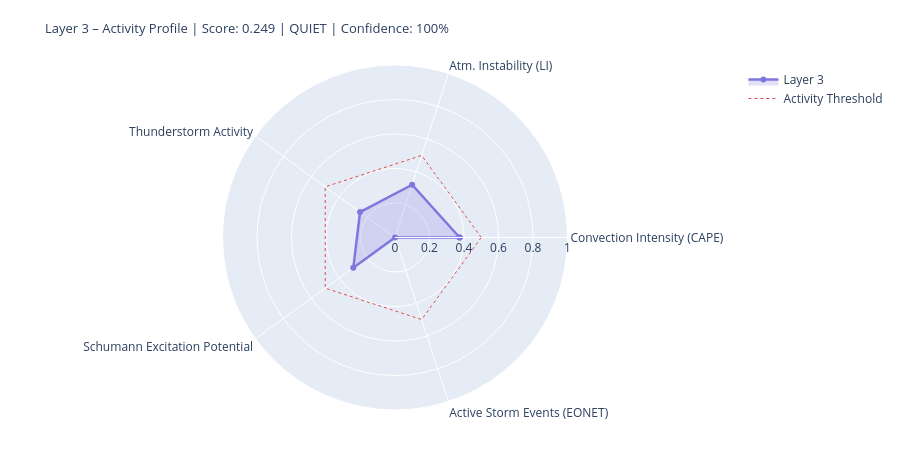

This figure's notebook cell:
### Markdown cell above
---
## 4. State Assessment & Handoff to Layer 4/5

### Code cell
# ============================================================
# LAYER-3-SCORE
# Five dynamic components
# ============================================================

def norm(v, lo, hi):
    if v is None or (isinstance(v, float) and math.isnan(v)): return None
    return round(max(0.0, min(1.0, (v - lo) / (hi - lo))), 4)

# --- 1) Convection intensity (global CAPE mean) ---
cape_mean = df_atm['cape'].dropna().mean() if not df_atm.empty else None
conv_score = norm(cape_mean, 0, 3000)
conv_src   = 'primary' if cape_mean is not None else 'missing'

# --- 2) Atmospheric instability (LI mean) ---
li_mean   = df_atm['li'].dropna().mean() if not df_atm.empty else None
# Negative LI = unstable → higher score
instab_score = norm(-li_mean if li_mean is not None else None, -6, 6)
instab_src   = 'primary' if li_mean is not None else 'missing'

# --- 3) Thunderstorm activity (mean thunder score + WMO count) ---
thunder_mean = df_atm['thunder_score'].mean() if not df_atm.empty else None
n_thunder    = int(df_atm['thunderstorm'].sum()) if not df_atm.empty else 0
thunder_score_val = norm(
    (thunder_mean or 0) * 0.7 + n_thunder * 0.1, 0, 1.0
) if thunder_mean is not None else None
thunder_src = 'primary'

# --- 4) Schumann excitation potential (weighted Schumann contribution) ---
schumann_pot = df_atm['schumann_contribution'].mean() if not df_atm.empty else None
# Boosted by Layer-2 thunderstorm trigger
if schumann_pot is not None and l2_thunder:
    schumann_pot = min(1.0, schumann_pot * 1.2)
schumann_score = norm(schumann_pot, 0, 1.0) if schumann_pot is not None else None
schumann_src   = 'derived'

# --- 5) Storm activity (NASA EONET) ---
# Distinction: None = data not loaded, 0.0 = loaded but no events
storm_score = None
storm_src   = 'missing'
if raw.get('storms') is not None:          # API reached successfully
    storm_score = norm(len(storm_events), 0, 30) if storm_events else 0.0
    storm_src   = 'primary'

# X-Ray and Kp: context only, not in dynamic score
# (X-Ray = Layer-0/4 driver; Kp = geomagnetic index, not a lightning proxy)
xray_context = None
if raw.get('xray'):
    df_xc = pd.DataFrame(raw['xray'])
    fc = next((c for c in df_xc.columns
               if any(k in c.lower() for k in ['flux','long']) and 'time' not in c.lower()),
              df_xc.columns[1])
    df_xc[fc] = pd.to_numeric(df_xc[fc], errors='coerce')
    xray_last = df_xc[fc].dropna().iloc[-1] if not df_xc[fc].dropna().empty else None
    if xray_last:
        xray_class = ('X' if xray_last>=1e-4 else 'M' if xray_last>=1e-5
                      else 'C' if xray_last>=1e-6 else 'B')
        xray_context = {'flux': float(xray_last), 'class': xray_class}
        print(f'X-Ray context: {xray_class}-class ({xray_last:.2e} W/m²)')

# --- Aggregate ---
COMPONENTS = {
    'Convection Intensity (CAPE)':  {'score': conv_score,       'source': conv_src,    'dynamic': True},
    'Atm. Instability (LI)':         {'score': instab_score,     'source': instab_src,  'dynamic': True},
    'Thunderstorm Activity':              {'score': thunder_score_val, 'source': thunder_src, 'dynamic': True},
    'Schumann Excitation Potential':   {'score': schumann_score,   'source': schumann_src,'dynamic': True},
    'Active Storm Events (EONET)': {'score': storm_score,      'source': storm_src,   'dynamic': True},
}

available   = {k: v['score'] for k, v in COMPONENTS.items() if v['score'] is not None}
unavailable = [k for k, v in COMPONENTS.items() if v['score'] is None]
layer3_score = round(sum(available.values()) / len(available), 4) if available else None
confidence   = round(len(available) / len(COMPONENTS), 2)
level = ('unknown' if layer3_score is None
         else 'quiet'   if layer3_score < 0.3
         else 'moderate' if layer3_score < 0.6
         else 'active')
dominant_l3 = max(available, key=available.get) if available else 'none'

# --- Ausgabe ---
W = 68
print('=' * W)
print('LAYER 3 – ATMOSPHERE / WEATHER / THUNDERSTORMS – STATE ASSESSMENT')
print('=' * W)
for name, comp in COMPONENTS.items():
    s = comp['score']
    if s is not None:
        bar = '█' * int(s * 20) + '░' * (20 - int(s * 20))
        print(f'  {name:<36} {bar}  {s:.3f}  [{comp["source"]}]')
    else:
        print(f'  {name:<36} {"─" * 20}  n/a   [missing]')
print('-' * W)
print(f'  Score:        {layer3_score:.3f}  ({len(available)}/{len(COMPONENTS)} components)')
print(f'  Confidence:   {confidence:.0%}')
print(f'  Level:        {level.upper()}')
print(f'  Dominant:     {dominant_l3}')
print(f'  CAPE mean:    {cape_mean:.0f} J/kg' if cape_mean else '  CAPE mean:    n/a')
print(f'  LI mean:      {li_mean:.1f} K' if li_mean is not None else '  LI mean:      n/a')
print(f'  Thunderstorms:{n_thunder} points (WMO)  +  {len(storm_events)} NASA EONET')
print('=' * W)

# Radar
cats   = list(available.keys())
vals_r = list(available.values())
if len(cats) >= 3:
    fig = go.Figure()
    fig.add_trace(go.Scatterpolar(
        r=vals_r + [vals_r[0]], theta=cats + [cats[0]],
        fill='toself', fillcolor='rgba(127,119,221,0.22)',
        line=dict(color='#7F77DD', width=2.5), name='Layer 3'
    ))
    fig.add_trace(go.Scatterpolar(
        r=[0.5] * (len(cats)+1), theta=cats + [cats[0]],
        line=dict(color='#E24B4A', dash='dot', width=1),
        mode='lines', name='Activity Threshold'
    ))
    fig.update_layout(
        title=dict(
            text=f'Layer 3 – Activity Profile | Score: {layer3_score:.3f} | {level.upper()} | Confidence: {confidence:.0%}',
            font=dict(size=13)
        ),
        polar=dict(radialaxis=dict(visible=True, range=[0, 1])),
        height=450, showlegend=True,
        margin=dict(l=60, r=60, t=65, b=40)
    )
    fig.show()

### Figure 1 — Plotly figure (JSON) as saved in the notebook; plotly's stock layout.template omitted (floating-point values rounded to 4 significant figures)
{"data": [{"fill": "toself", "fillcolor": "rgba(127,119,221,0.22)", "line": {"color": "#7F77DD", "width": 2.5}, "name": "Layer 3", "r": [0.3747, 0.3217, 0.2503, 0.2988, 0.0, 0.3747], "theta": ["Convection Intensity (CAPE)", "Atm. Instability (LI)", "Thunderstorm Activity", "Schumann Excitation Potential", "Active Storm Events (EONET)", "Convection Intensity (CAPE)"], "type": "scatterpolar"}, {"line": {"color": "#E24B4A", "dash": "dot", "width": 1}, "mode": "lines", "name": "Activity Threshold", "r": [0.5, 0.5, 0.5, 0.5, 0.5, 0.5], "theta": ["Convection Intensity (CAPE)", "Atm. Instability (LI)", "Thunderstorm Activity", "Schumann Excitation Potential", "Active Storm Events (EONET)", "Convection Intensity (CAPE)"], "type": "scatterpolar"}], "layout": {"height": 450, "margin": {"b": 40, "l": 60, "r": 60, "t": 65}, "polar": {"radialaxis": {"range": [0, 1], "visible": true}}, "showlegend": true, "title": {"font": {"size": 13}, "text": "Layer 3 – Activity Profile | Score: 0.249 | QUIET | Confidence: 100%"}}}
